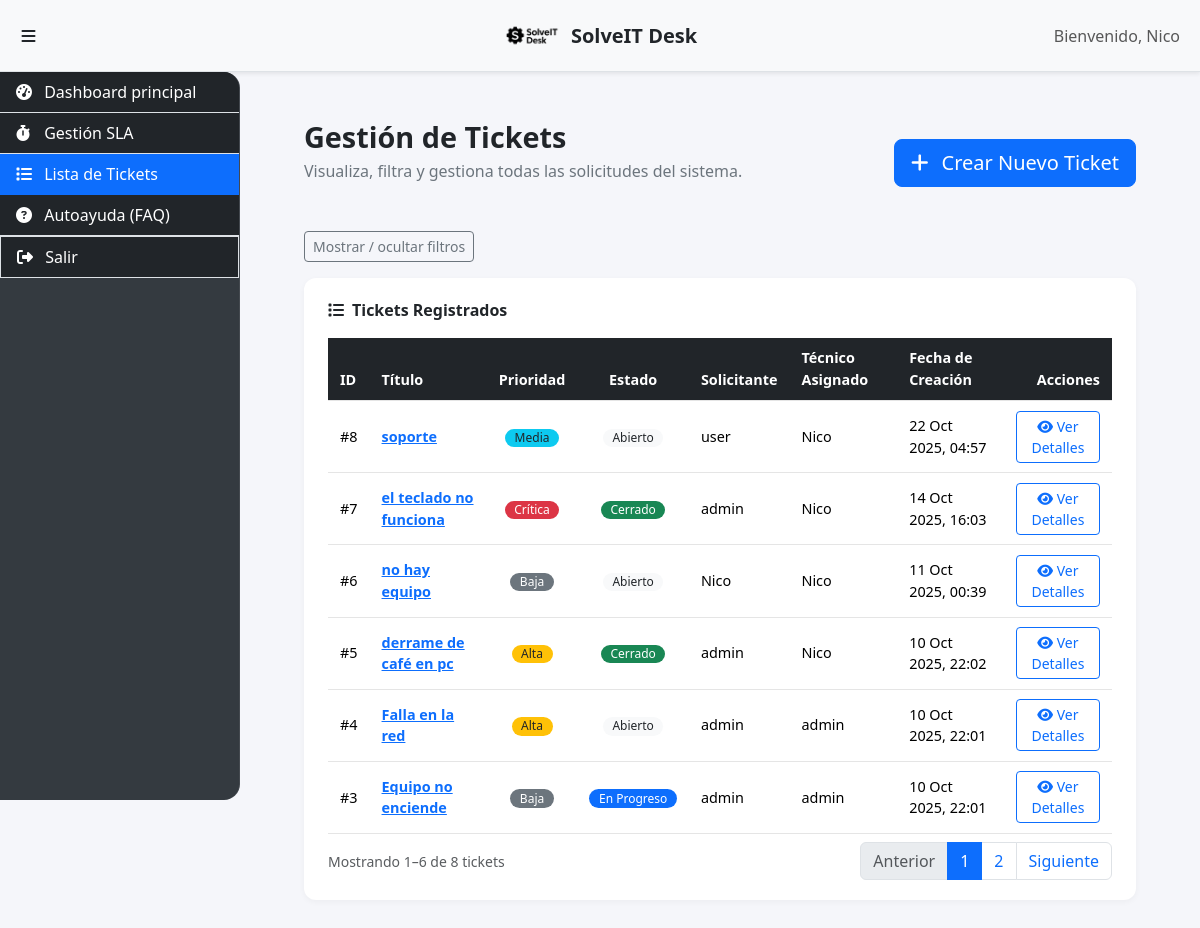
The page /tickets/ (signed in) on the database as committed earlier.
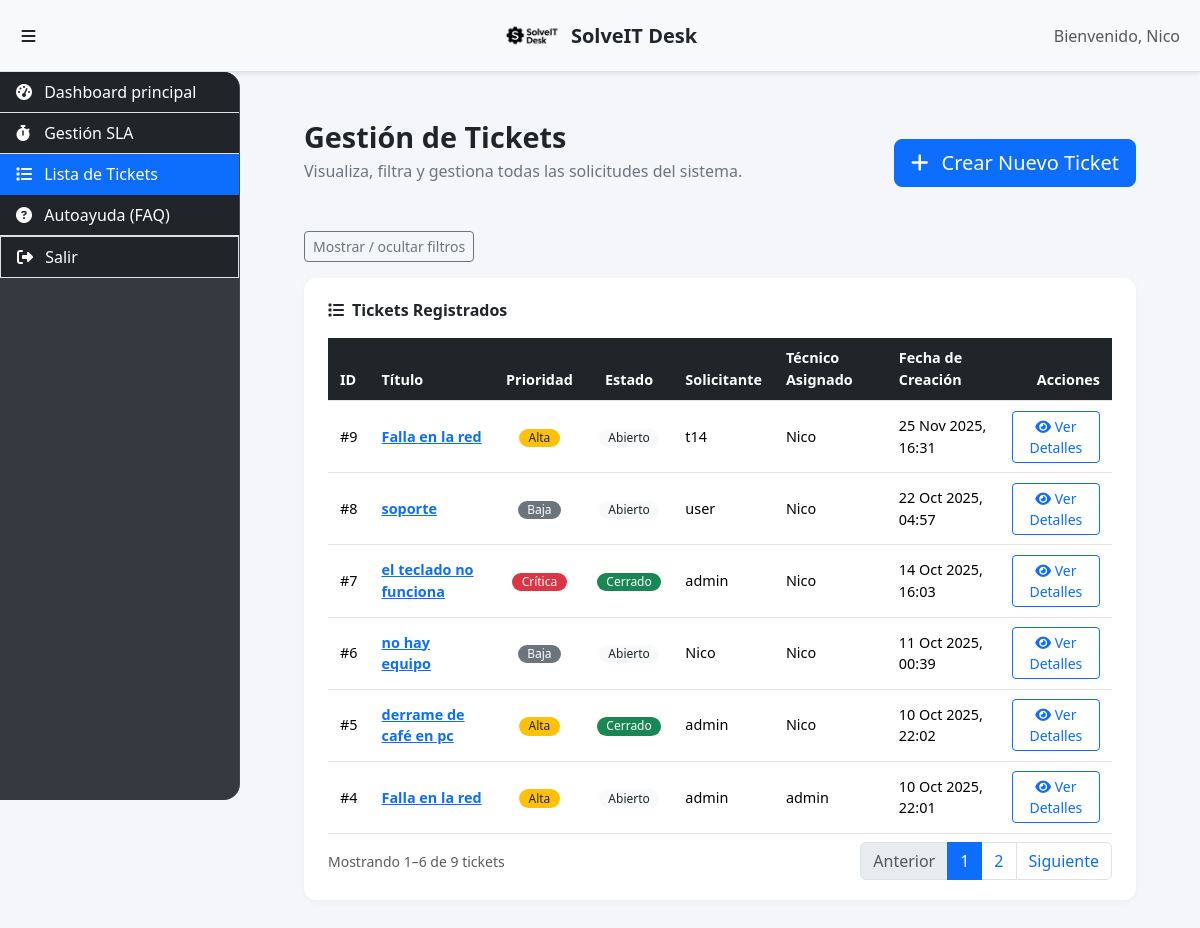
The same page on the database as committed later.
### soporte/models.py (models this page shows, shortened)
class Ticket(models.Model):
    AREA_CHOICES = [
        ('finanzas', 'Finanzas'),
        ('rrhh', 'Recursos Humanos (RRHH)'),
        ('ventas', 'Ventas'),
        ('marketing', 'Marketing'),
        ('produccion', 'Producción/Operaciones'),
        ('ti', 'Tecnología de la Información (TI)'),
        ('general', 'General/Administración'),
    ]
    CATEGORIA_CHOICES = [
        ('soporte', 'Soporte Técnico'),
        ('consulta', 'Consulta'),
        ('incidencia', 'Incidencia'),
        ('solicitud', 'Solicitud'),
    ]
    TIPO_CHOICES = [
        ('incidencia', 'Incidencia'),
        ('solicitud', 'Solicitud'),
    ]
    ESTADO_CHOICES = [
        ('abierto', 'Abierto'),
        ('progreso', 'En Progreso'),
        ('resuelto', 'Resuelto'),
        ('cerrado', 'Cerrado'),
    ]
    SLA_ESTADO_PENDIENTE = 'pendiente'
    SLA_ESTADO_VENCIDO = 'vencido'
    SLA_ESTADO_CUMPLIDO = 'cumplido'
    SLA_ESTADO_SIN_REGLA = 'sin_regla'
    SLA_ESTADO_CHOICES = [
        (SLA_ESTADO_PENDIENTE, 'Pendiente'),
        (SLA_ESTADO_VENCIDO, 'Vencido'),
        (SLA_ESTADO_CUMPLIDO, 'Cumplido'),
        (SLA_ESTADO_SIN_REGLA, 'Sin regla'),
    ]
    titulo = models.CharField(max_length=200)
    descripcion = models.TextField()
    solicitante = models.ForeignKey(User, on_delete=models.CASCADE, related_name="tickets")
    tecnico_asignado = models.ForeignKey(
        User,
        on_delete=models.SET_NULL,
        null=True,
        blank=True,
        related_name="tickets_asignados",
    )
    categoria = models.CharField(max_length=50, choices=CATEGORIA_CHOICES, default='soporte')
    prioridad = models.ForeignKey(
        Prioridad,
        on_delete=models.PROTECT,
        related_name="tickets",
        verbose_name="Prioridad",
    )
    estado = models.CharField(max_length=20, choices=ESTADO_CHOICES, default='abierto')
    tipo_ticket = models.CharField(
        max_length=20,
        choices=TIPO_CHOICES,
        default='incidencia',
        verbose_name="Tipo de Ticket",
    )
    area_funcional = models.CharField(
        max_length=20,
        choices=AREA_CHOICES,
        default='general',
        verbose_name="Área Solicitante",
    )
    fecha_creacion = models.DateTimeField(auto_now_add=True)
    fecha_actualizacion = models.DateTimeField(auto_now=True)
    fecha_cierre = models.DateTimeField(null=True, blank=True)
    tiempo_resolucion = models.DurationField(
        null=True,
        blank=True,
        verbose_name="Tiempo de Resolución",
    )
    fecha_compromiso_respuesta = models.DateTimeField(
        null=True,
        blank=True,
        verbose_name="Compromiso de respuesta",
    )
    estado_sla = models.CharField(
        max_length=20,
        choices=SLA_ESTADO_CHOICES,
        default=SLA_ESTADO_SIN_REGLA,
        verbose_name="Estado del SLA",
    )

class Prioridad(models.Model):
    clave = models.SlugField(
        max_length=50,
        unique=True,
        verbose_name="Identificador",
        help_text=(
            "Nombre corto sin espacios usado internamente para referirse a la prioridad. "
            "Por ejemplo: 'baja', 'media', 'alta'."
        ),
    )
    nombre = models.CharField(max_length=100, unique=True, verbose_name="Nombre")
    minutos_resolucion = models.PositiveIntegerField(
        verbose_name="Tiempo objetivo (minutos)",
        help_text="Tiempo máximo estimado para resolver un ticket con esta prioridad.",
    )
    orden = models.PositiveIntegerField(
        default=0,
        verbose_name="Orden",
        help_text="Se utiliza para ordenar las prioridades en los listados.",
    )
    class Meta:
        ordering = ["orden", "nombre"]
        verbose_name = "Prioridad de SLA"
        verbose_name_plural = "Prioridades de SLA"

### soporte/views.py (the view)
# urls.py: path("tickets/", views.home, name="home_tickets"),
@login_required
def home(request):
    tickets_list = Ticket.objects.all()
    if not request.user.is_staff:
        tickets_list = tickets_list.filter(solicitante=request.user)
    estado_filter = request.GET.get('estado')
    if estado_filter:
        tickets_list = tickets_list.filter(estado=estado_filter)
    prioridad_filter = request.GET.get('prioridad')
    if prioridad_filter:
        tickets_list = tickets_list.filter(prioridad__clave=prioridad_filter)
    tecnico_filter = request.GET.get('tecnico')
    if request.user.is_staff and tecnico_filter:
        tickets_list = tickets_list.filter(tecnico_asignado__username=tecnico_filter)
    search_query = request.GET.get('search') or request.GET.get('q')
    if search_query:
        tickets_list = tickets_list.filter(Q(titulo__icontains=search_query) | Q(descripcion__icontains=search_query))
    tickets = tickets_list.select_related('prioridad', 'solicitante', 'tecnico_asignado')
    sort = request.GET.get('sort')
    direction = request.GET.get('dir', 'asc')
    sort_map = {
        'prioridad': 'prioridad__orden',
        'estado': 'estado',
        'solicitante': 'solicitante__username',
        'tecnico': 'tecnico_asignado__username',
        'fecha_creacion': 'fecha_creacion',
    }
    if sort in sort_map:
        order_field = sort_map[sort]
        if direction == 'desc':
            order_field = '-' + order_field
        tickets = tickets.order_by(order_field, '-fecha_creacion')
    else:
        tickets = tickets.order_by('-fecha_creacion')
    page = request.GET.get('page', 1)
    paginator = Paginator(tickets, PAGE_SIZE_TICKETS)
    try:
        page_obj = paginator.page(page)
    except PageNotAnInteger:
        page_obj = paginator.page(1)
    except EmptyPage:
        page_obj = paginator.page(paginator.num_pages or 1)
    base_querydict = request.GET.copy()
    for param in ['sort', 'dir']:
        if param in base_querydict:
            base_querydict.pop(param)
    base_query = base_querydict.urlencode()
    params = request.GET.copy()
    params.pop('page', None)
    preserve_qs = params.urlencode()
    context = {
        "tickets": page_obj.object_list,
        "estados": Ticket.ESTADO_CHOICES,
        "prioridades": Prioridad.objects.order_by("orden", "nombre"),
        "tecnicos": User.objects.filter(is_staff=True),
        "selected_estado": estado_filter,
        "selected_prioridad": prioridad_filter,
        "selected_tecnico": tecnico_filter,
        "search_query": search_query,
        "sort": sort,
        "dir": direction,
        "direction": direction,
        "base_query": base_query,
        "page_obj": page_obj,
        "paginator": paginator,
        "is_paginated": page_obj.has_other_pages(),
        "preserve_qs": preserve_qs,
    }
    return render(request, "soporte/home.html", context)

### soporte/templates/soporte/home.html (shortened to what the changed rows need)
{% extends 'soporte/base.html' %}
{% load widget_tweaks sort_tags %}
{% block content %}
<div class="main-container">
    <div class="d-flex justify-content-between align-items-center mb-4">
        <div>
            <h1 class="page-title">Gestión de Tickets</h1>
        </div>
    </div>
    <div class="card-custom">
        <div class="table-responsive mt-3">
            <table class="table table-custom table-hover align-middle mb-0">
                    <thead class="table-dark">
                        <tr>
                            <th scope="col">ID</th>
                            <th scope="col">Título</th>
                            <th scope="col" class="text-center">
                                <a class="text-white text-decoration-none" href="?sort=prioridad&dir={% if sort == 'prioridad' and dir == 'asc' %}desc{% else %}asc{% endif %}">Prioridad</a>
                            </th>
                            <th scope="col" class="text-center">
                                <a class="text-white text-decoration-none" href="?sort=estado&dir={% if sort == 'estado' and dir == 'asc' %}desc{% else %}asc{% endif %}">Estado</a>
                            </th>
                            <th scope="col">
                                <a class="text-white text-decoration-none" href="?sort=solicitante&dir={% if sort == 'solicitante' and dir == 'asc' %}desc{% else %}asc{% endif %}">Solicitante</a>
                            </th>
                            <th scope="col">
                                <a class="text-white text-decoration-none" href="?sort=tecnico&dir={% if sort == 'tecnico' and dir == 'asc' %}desc{% else %}asc{% endif %}">Técnico Asignado</a>
                            </th>
                            <th scope="col">
                                <a class="text-white text-decoration-none" href="?sort=fecha_creacion&dir={% if sort == 'fecha_creacion' and dir == 'asc' %}desc{% else %}asc{% endif %}">Fecha de Creación</a>
                            </th>
                            <th scope="col" class="text-end">Acciones</th>
                        </tr>
                    </thead>
                    <tbody>
                        {% for ticket in page_obj %}
                        <tr>
                            <td>#{{ ticket.id }}</td>
                            <td>
                                <a href="{% url 'detalle_ticket' ticket.id %}"><strong>{{ ticket.titulo }}</strong></a>
                            </td>
                            <td class="text-center">
                                {% with clave=ticket.prioridad.clave %}
                                    {% if clave == 'critica' %}
                                        <span class="badge rounded-pill bg-danger">{{ ticket.prioridad.nombre }}</span>
                                    {% elif clave == 'alta' %}
                                        <span class="badge rounded-pill bg-warning text-dark">{{ ticket.prioridad.nombre }}</span>
                                    {% elif clave == 'media' %}
                                        <span class="badge rounded-pill bg-info text-dark">{{ ticket.prioridad.nombre }}</span>
                                    {% elif clave == 'baja' %}
                                        <span class="badge rounded-pill bg-secondary">{{ ticket.prioridad.nombre }}</span>
                                    {% else %}
                                        <span class="badge rounded-pill bg-primary">{{ ticket.prioridad.nombre }}</span>
                                    {% endif %}
                                {% endwith %}
                            </td>
                            <td class="text-center">
                                {% if ticket.estado == 'cerrado' or ticket.estado == 'resuelto' %}
                                    <span class="badge rounded-pill bg-success">{{ ticket.get_estado_display }}</span>
                                {% elif ticket.estado == 'progreso' %}
                                    <span class="badge rounded-pill bg-primary">{{ ticket.get_estado_display }}</span>
                                {% else %}
                                    <span class="badge rounded-pill bg-light text-dark">{{ ticket.get_estado_display }}</span>
                                {% endif %}
                            </td>
                            <td>{{ ticket.solicitante.username }}</td>
                            <td>{{ ticket.tecnico_asignado.username|default:"-" }}</td>
                            <td>{{ ticket.fecha_creacion|date:"d M Y, H:i" }}</td>
                            <td class="text-end">
                                <a href="{% url 'detalle_ticket' ticket.id %}" class="btn btn-sm btn-outline-primary">
                                    <i class="fas fa-eye"></i> Ver Detalles
                                </a>
                            </td>
                        </tr>
                        {% endfor %}
                    </tbody>
                </table>
            </div>
            {% if is_paginated %}
            <div class="table-footer-pagination d-flex justify-content-between align-items-center mt-2">
                <div class="text-muted small">
                    Mostrando {{ page_obj.start_index }}–{{ page_obj.end_index }} de {{ paginator.count }} tickets
                </div>
                <nav aria-label="Paginación">
                    <ul class="pagination mb-0">
                        <li class="page-item {% if not page_obj.has_previous %}disabled{% endif %}">
                            <a class="page-link"
                               href="?{% if preserve_qs %}{{ preserve_qs }}&{% endif %}{% if page_obj.has_previous %}page={{ page_obj.previous_page_number }}{% else %}page=1{% endif %}"
                               tabindex="-1">Anterior</a>
                        </li>
                        {% for p in page_obj.paginator.page_range %}
                            {% if p == page_obj.number %}
                                <li class="page-item active"><span class="page-link">{{ p }}</span></li>
                            {% elif p >= page_obj.number|add:'-2' and p <= page_obj.number|add:'2' or p == 1 or p == paginator.num_pages %}
                                <li class="page-item">
                                    <a class="page-link" href="?{% if preserve_qs %}{{ preserve_qs }}&{% endif %}page={{ p }}">{{ p }}</a>
                                </li>
                            {% elif p == page_obj.number|add:'-3' or p == page_obj.number|add:'3' %}
                                <li class="page-item disabled"><span class="page-link">…</span></li>
                            {% endif %}
                        {% endfor %}
                        <li class="page-item {% if not page_obj.has_next %}disabled{% endif %}">
                            <a class="page-link"
                               href="?{% if preserve_qs %}{{ preserve_qs }}&{% endif %}{% if page_obj.has_next %}page={{ page_obj.next_page_number }}{% else %}page={{ page_obj.number }}{% endif %}">Siguiente</a>
                        </li>
                    </ul>
                </nav>
            </div>
            {% endif %}
        </div>
    </div>
</div>
{% endblock %}

Rows that differ between the two databases and show on the page:
no longer on this page (row unchanged): Ticket: id "3", titulo "Equipo no enciende", prioridad.nombre "Baja", estado "En Progreso", solicitante.username "admin", tecnico_asignado.username "admin", fecha_creacion "10 Oct 2025, 22:01"
added Ticket: id "9", titulo "Falla en la red", prioridad.nombre "Alta", estado "Abierto", solicitante.username "t14", tecnico_asignado.username "Nico", fecha_creacion "25 Nov 2025, 16:31"
changed Ticket "soporte": prioridad.nombre "Media" → "Baja"
Other text that changed with them:
{{ paginator.count }}: "8" → "9"
